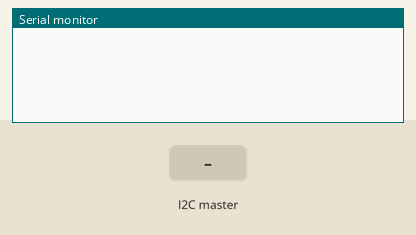
Simulated run of this sketch. Board: Arduino Uno, built with avr-gcc and run on an emulated ATmega328P. Shown: the last lines printed to the serial monitor. The inputs (shaded band) are chosen by the test bench.

Above: at 1.2 s.
1.3 s: the I2C master sends the byte 1
At 1.9 s:
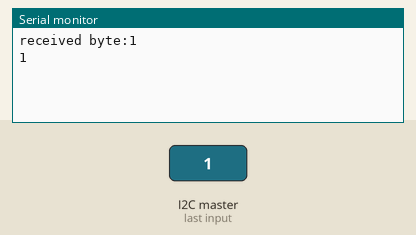
2.8 s: the I2C master sends the byte 0
At 4.3 s:
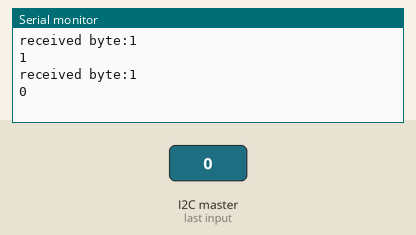

The sketch:

i2c_receive.ino
```cpp
#include <Wire.h>

#define SLAVE_1 0x01

void setup() {
  // put your setup code here, to run once:
  Serial.begin(9600);
  Wire.begin(SLAVE_1);
  Wire.onReceive(receiveEvent);
  Wire.onRequest(requestEvent);
}

void loop() {
  // put your main code here, to run repeatedly:
  delay(100);
}

void receiveEvent(int numByte) {
  Serial.print("received byte:");
  Serial.println(numByte);

  while (1 < Wire.available()) {
    char c = Wire.read();
    Serial.print(c);
  }

  byte x = Wire.read();
  Serial.println(x);
}

void requestEvent() {
  Wire.write("bye");
}
```

Measured:
- after the input at 1.3 s, the serial monitor: prints a new line at once (image 1)
- after the input at 2.8 s, the serial monitor: prints a new line at once (image 2)
